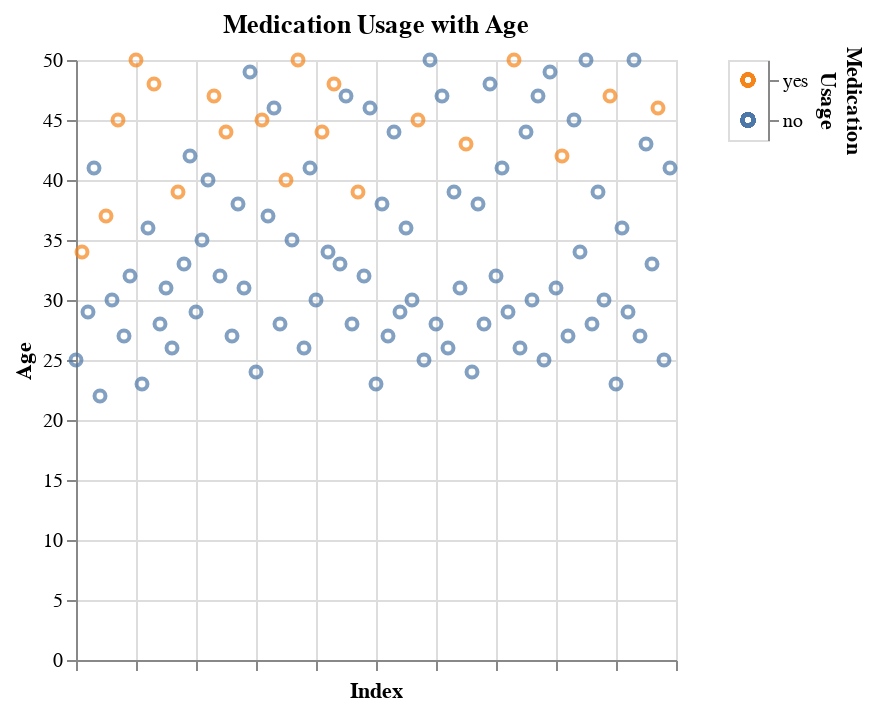

The notebook cell this image was saved under:
### Markdown cell above
### Does medication usage become more common with age?

### Code cell
selection = alt.selection_point(fields=['Medication Usage'])
color = alt.condition(
    selection,
    alt.Color('Medication Usage:N').legend(None),
    alt.value('lightgray')
)

medication_chart = alt.Chart(
    df.reset_index(),
    title='Medication Usage with Age'
).mark_point().encode(
    x=alt.X('index', title='Index', axis=alt.Axis(labels=False)),
    y=alt.Y('Age', title='Age'),
    color=color,
    tooltip=[
        alt.Tooltip(title='Age', field='Age'),
        alt.Tooltip(title='Medicated', field='Medication Usage')
    ]
)

legend = alt.Chart(
    df,
).mark_point().encode(
    y=alt.Y(
        'Medication Usage:N',
        title=['Medication', 'Usage'],
        sort='descending', 
        axis=alt.Axis(orient='right')
    ),
    color=color
).add_params(
    selection
)

chart = medication_chart | legend 
# chart.save('images/age_medication.html')

chart
